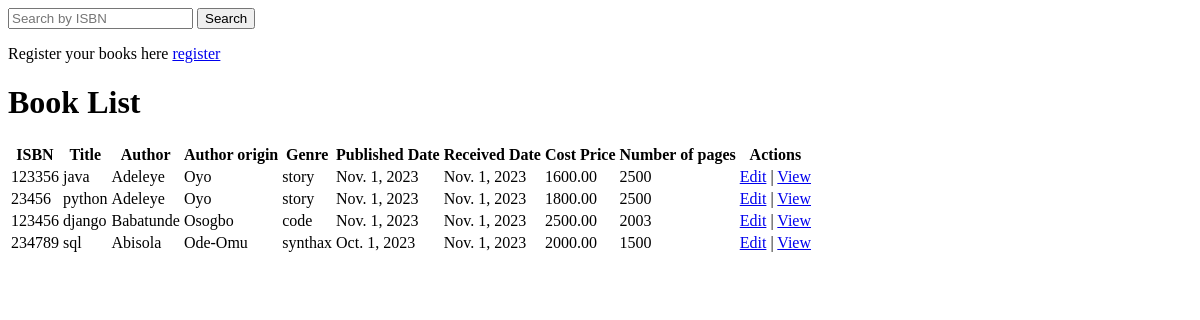
Before: / with the older database file.
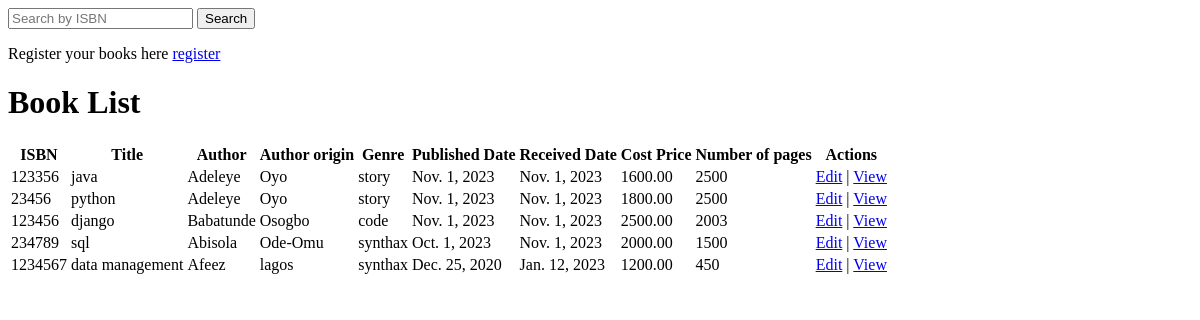
After: the same page with the newer database file.
### book/models.py (models this page shows, shortened)
class BookInfo(models.Model):
    ISBN = models.BigIntegerField(unique=True)
    book_title = models.CharField(max_length=255)
    cost_price = models.DecimalField(max_digits=10, decimal_places=2)
    author = models.CharField(max_length=255)
    author_origin = models.CharField(max_length=255)
    genre = models.CharField(max_length=255)
    published_date = models.DateField()
    date_received = models.DateField()
    number_of_pages = models.IntegerField()

### book/views.py (the view)
# urls.py: path('', views.book_list, name='book_list'),
def book_list(request):
    if request.method == 'POST':
        ISBN = request.POST["ISBN"]
        books = BookInfo.objects.filter(ISBN=ISBN)
    else:
        books = BookInfo.objects.all()
    context = {'books': books}
    return render(request, 'book_list.html', context)

### book/templates/book_list.html (shortened to what this page needs)
<div>
    <form method="POST">
        <input type="text" name="ISBN" placeholder="Search by ISBN " >
        <input type="submit" value="Search">
    </form>
</div>
<p>Register your books here <a href="{% url 'register_book'  %}">register</a> </p>
<div>
    <h1>Book List</h1>
    <table>
        <tr>
            <th>ISBN</th>
            <th>Title</th>
            <th>Author</th>
            <th>Author origin</th>
            <th>Genre</th>
            <th>Published Date</th>
            <th>Received Date</th>
            <th>Cost Price</th>
            <th>Number of pages</th>
            <th>Actions</th>
        </tr>
        {% for book in books %}
            <tr>
                <td>{{ book.ISBN }}</td>
                <td>{{ book.book_title }}</td>
                <td>{{ book.author }}</td>
                <td>{{ book.author_origin }}</td>
                <td>{{ book.genre }}</td>
                <td>{{ book.published_date }}</td>
                <td>{{ book.date_received }}</td>
                <td>{{ book.cost_price }}</td>
                <td>{{ book.number_of_pages }}</td>
                <td>
                    <a href="{% url 'edit_book' book.pk %}">Edit</a> |
                    <a href="{% url 'book_detail' book.pk %}">View</a>
                </td>
            </tr>
        {% endfor %}
    </table>
</div>

Changed rows visible on the page:
added BookInfo: ISBN "1234567", book_title "data management", author "Afeez", author_origin "lagos", genre "synthax", published_date "Dec. 25, 2020", date_received "Jan. 12, 2023", cost_price "1200.00", number_of_pages "450"
